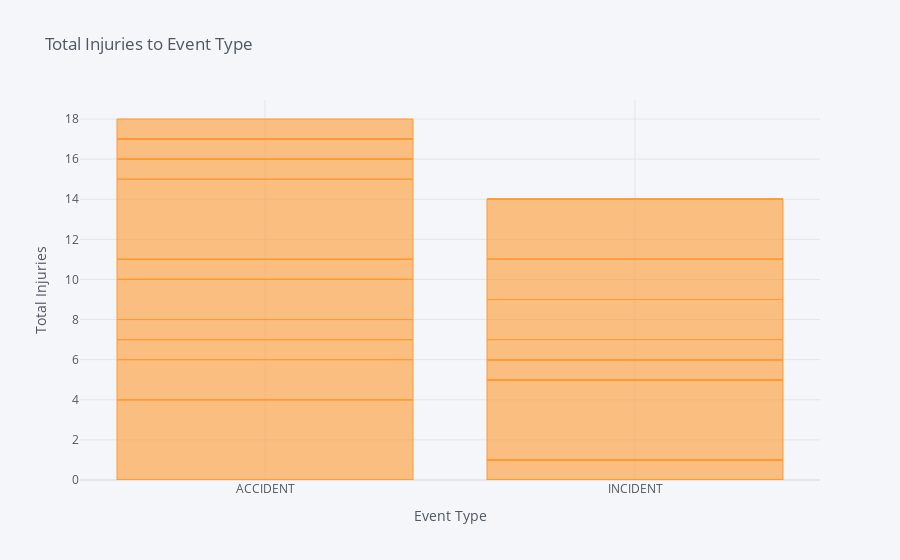

The notebook cell this image was saved under:
### Code cell
df1.iplot(kind = "bar", x = "EVENT_TYPE_DESC", y = "inj", title = "Total Injuries to Event Type", yTitle = "Total Injuries", xTitle = "Event Type")

### Figure 1 — Plotly figure (JSON) as saved in the notebook; plotly's stock layout.template omitted (floating-point values rounded to 4 significant figures)
{"data": [{"marker": {"color": "rgba(255, 153, 51, 0.6)", "line": {"color": "rgba(255, 153, 51, 1.0)", "width": 1}}, "name": "inj", "orientation": "v", "text": "", "type": "bar", "x": ["ACCIDENT", "INCIDENT", "INCIDENT", "INCIDENT", "ACCIDENT", "ACCIDENT", "INCIDENT", "INCIDENT", "INCIDENT", "INCIDENT", "ACCIDENT", "ACCIDENT", "ACCIDENT", "INCIDENT", "INCIDENT", "INCIDENT", "INCIDENT", "INCIDENT", "INCIDENT", "INCIDENT", "INCIDENT", "INCIDENT", "INCIDENT", "INCIDENT", "ACCIDENT", "INCIDENT", "INCIDENT", "INCIDENT", "INCIDENT", "INCIDENT", "INCIDENT", "ACCIDENT", "INCIDENT", "ACCIDENT", "INCIDENT", "ACCIDENT", "ACCIDENT", "INCIDENT", "INCIDENT", "INCIDENT", "INCIDENT", "INCIDENT", "INCIDENT", "INCIDENT", "INCIDENT", "INCIDENT", "INCIDENT", "INCIDENT", "INCIDENT", "INCIDENT", "INCIDENT", "INCIDENT", "INCIDENT", "INCIDENT", "ACCIDENT", "INCIDENT", "INCIDENT", "INCIDENT", "ACCIDENT", "INCIDENT", "INCIDENT", "INCIDENT", "INCIDENT", "INCIDENT", "INCIDENT", "INCIDENT", "INCIDENT", "ACCIDENT", "ACCIDENT", "INCIDENT", "INCIDENT", "INCIDENT", "ACCIDENT", "ACCIDENT", "INCIDENT", "ACCIDENT", "INCIDENT", "ACCIDENT", "INCIDENT", "INCIDENT", "INCIDENT", "INCIDENT", "INCIDENT", "ACCIDENT", "ACCIDENT", "ACCIDENT", "ACCIDENT", "INCIDENT", "INCIDENT", "ACCIDENT", "INCIDENT", "INCIDENT", "INCIDENT", "INCIDENT", "INCIDENT"], "y": [0, 0, 0, 0, 4, 0, 0, 0, 0, 0, 2, 1, 0, 0, 0, 0, 0, 0, 0, 0, 0, 0, 0, 0, 1, 0, 0, 0, 0, 1, 0, 2, 0, 0, 0, 0, 0, 0, 0, 0, 0, 0, 0, 0, 0, 4, 0, 0, 0, 0, 0, 0, 0, 0, 1, 0, 0, 0, 0, 0, 0, 0, 0, 1, 0, 0, 0, 0, 0, 0, 0, 1, 4, 1, 2, 0, 0, 1, 2, 0, 0, 0, 0, 0, 0, 0, 0, 0, 0, 1, 3, 0, 0, 0, 0]}], "layout": {"legend": {"bgcolor": "#F5F6F9", "font": {"color": "#4D5663"}}, "paper_bgcolor": "#F5F6F9", "plot_bgcolor": "#F5F6F9", "title": {"font": {"color": "#4D5663"}, "text": "Total Injuries to Event Type"}, "xaxis": {"gridcolor": "#E1E5ED", "showgrid": true, "tickfont": {"color": "#4D5663"}, "title": {"font": {"color": "#4D5663"}, "text": "Event Type"}, "zerolinecolor": "#E1E5ED"}, "yaxis": {"gridcolor": "#E1E5ED", "showgrid": true, "tickfont": {"color": "#4D5663"}, "title": {"font": {"color": "#4D5663"}, "text": "Total Injuries"}, "zerolinecolor": "#E1E5ED"}}}
